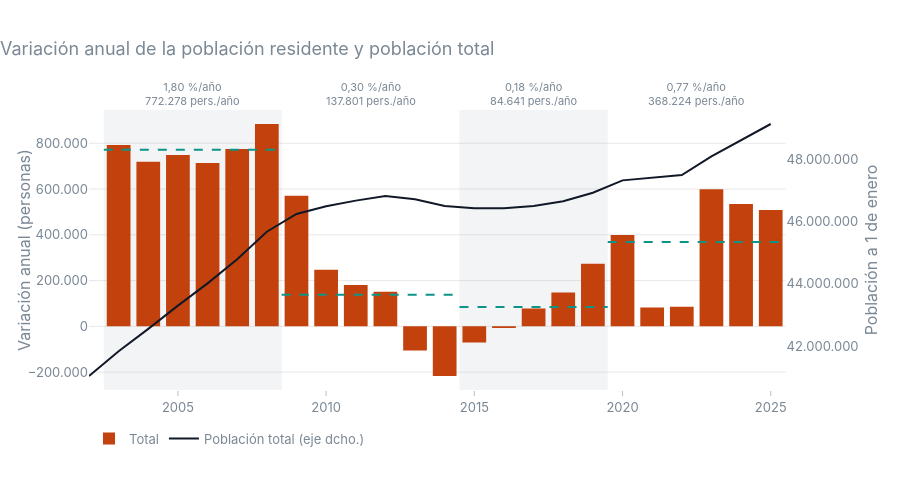

The code cell stored with this chart in its notebook:
### Markdown cell above
### 4.5 Gráfico

### Code cell
grafico_anual(anual_total, total, "Variación anual de la población residente y población total", COL_TOTAL, LIMITES).show()

### Figure 1 — Plotly figure (JSON) as saved in the notebook; plotly's stock layout.template omitted (floating-point values rounded to 4 significant figures)
{"data": [{"customdata": [2002, 2003, 2004, 2005, 2006, 2007, 2008, 2009, 2010, 2011, 2012, 2013, 2014, 2015, 2016, 2017, 2018, 2019, 2020, 2021, 2022, 2023, 2024], "hovertemplate": "%{customdata} → %{x}: %{y:,.0f}<extra>Total</extra>", "marker": {"color": "#c2410c"}, "name": "Total", "type": "bar", "x": [2003, 2004, 2005, 2006, 2007, 2008, 2009, 2010, 2011, 2012, 2013, 2014, 2015, 2016, 2017, 2018, 2019, 2020, 2021, 2022, 2023, 2024, 2025], "y": [792565, 719618, 748881, 713634, 774690, 884279, 570333, 247350, 180554, 151041, -105566, -216906, -70022, -6838, 78509, 147677, 273881, 399099, 82748, 85929, 598634, 534334, 508602]}, {"line": {"color": "#111827", "width": 2}, "mode": "lines", "name": "Población total (eje dcho.)", "type": "scatter", "x": [2002, 2003, 2004, 2005, 2006, 2007, 2008, 2009, 2010, 2011, 2012, 2013, 2014, 2015, 2016, 2017, 2018, 2019, 2020, 2021, 2022, 2023, 2024, 2025], "xaxis": "x", "y": [41035271, 41827836, 42547454, 43296335, 44009969, 44784659, 45668938, 46239271, 46486621, 46667175, 46818216, 46712650, 46495744, 46425722, 46418884, 46497393, 46645070, 46918951, 47318050, 47400798, 47486727, 48085361, 48619695, 49128297], "yaxis": "y2"}, {"hoverinfo": "skip", "line": {"color": "#0d9488", "dash": "dash", "width": 2}, "mode": "lines", "showlegend": false, "type": "scatter", "x": [2002.0, 2008.0], "y": [772300.0, 772300.0]}, {"hoverinfo": "skip", "line": {"color": "#0d9488", "dash": "dash", "width": 2}, "mode": "lines", "showlegend": false, "type": "scatter", "x": [2008.0, 2014.0], "y": [137801, 137801]}, {"hoverinfo": "skip", "line": {"color": "#0d9488", "dash": "dash", "width": 2}, "mode": "lines", "showlegend": false, "type": "scatter", "x": [2014.0, 2020.0], "y": [84640.0, 84640.0]}, {"hoverinfo": "skip", "line": {"color": "#0d9488", "dash": "dash", "width": 2}, "mode": "lines", "showlegend": false, "type": "scatter", "x": [2020.0, 2026.0], "y": [368200.0, 368200.0]}], "layout": {"annotations": [{"font": {"size": 11}, "showarrow": false, "text": "1,80 %/año<br>772.278 pers./año", "x": 2006.0, "y": 1, "yanchor": "bottom", "yref": "paper"}, {"font": {"size": 11}, "showarrow": false, "text": "0,30 %/año<br>137.801 pers./año", "x": 2012.0, "y": 1, "yanchor": "bottom", "yref": "paper"}, {"font": {"size": 11}, "showarrow": false, "text": "0,18 %/año<br>84.641 pers./año", "x": 2017, "y": 1, "yanchor": "bottom", "yref": "paper"}, {"font": {"size": 11}, "showarrow": false, "text": "0,77 %/año<br>368.224 pers./año", "x": 2022.0, "y": 1, "yanchor": "bottom", "yref": "paper"}], "barmode": "relative", "height": 500, "legend": {"orientation": "h", "y": -0.12, "yanchor": "top"}, "margin": {"b": 110, "r": 70, "t": 110}, "shapes": [{"fillcolor": "#8a96a3", "layer": "below", "line": {"width": 0}, "opacity": 0.1, "type": "rect", "x0": 2002.0, "x1": 2008.0, "xref": "x", "y0": 0, "y1": 1, "yref": "y domain"}, {"fillcolor": "#8a96a3", "layer": "below", "line": {"width": 0}, "opacity": 0, "type": "rect", "x0": 2008.0, "x1": 2014.0, "xref": "x", "y0": 0, "y1": 1, "yref": "y domain"}, {"fillcolor": "#8a96a3", "layer": "below", "line": {"width": 0}, "opacity": 0.1, "type": "rect", "x0": 2014.0, "x1": 2020.0, "xref": "x", "y0": 0, "y1": 1, "yref": "y domain"}, {"fillcolor": "#8a96a3", "layer": "below", "line": {"width": 0}, "opacity": 0, "type": "rect", "x0": 2020.0, "x1": 2026.0, "xref": "x", "y0": 0, "y1": 1, "yref": "y domain"}], "title": {"text": "Variación anual de la población residente y población total", "x": 0}, "xaxis": {"anchor": "y", "domain": [0, 0.94]}, "yaxis": {"anchor": "x", "domain": [0, 1], "title": {"text": "Variación anual (personas)"}}, "yaxis2": {"anchor": "x", "overlaying": "y", "showgrid": false, "side": "right", "title": {"text": "Población a 1 de enero"}}}}
